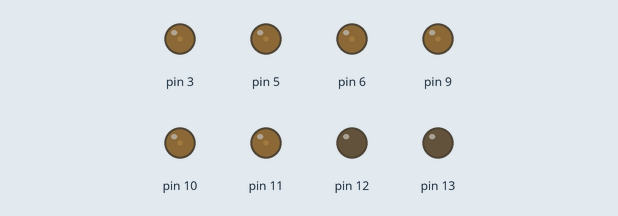
This sketch was run on a simulated Arduino Uno, built with avr-gcc and run on an emulated ATmega328P. On the bench: output pins drawn as LEDs (lit = HIGH).

Above: at 0.15 s.
At 1.95 s:
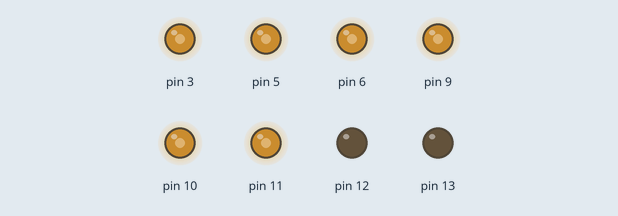
At 3.75 s:
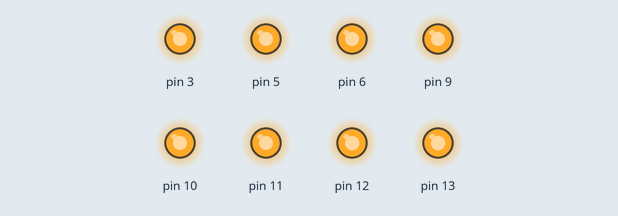
At 8.83 s:
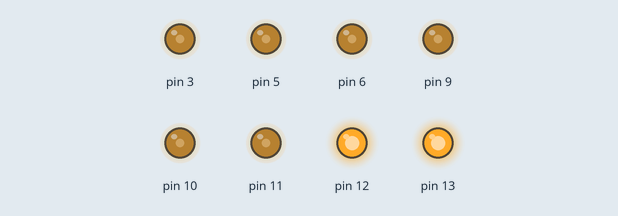
At 17.78 s:
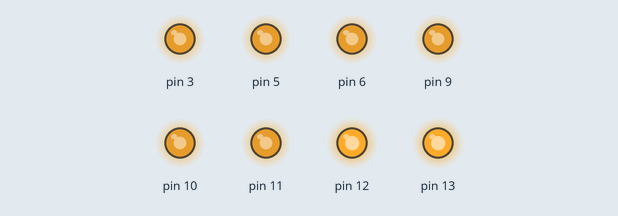
At 37.4 s:
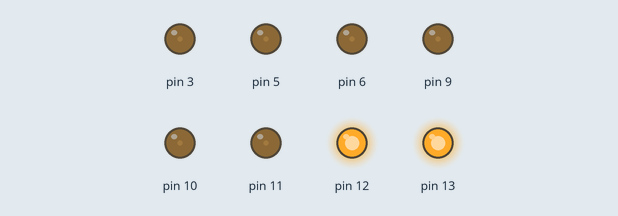
Timing chart, 0 to 40.0 s (numbered marks = the images above):
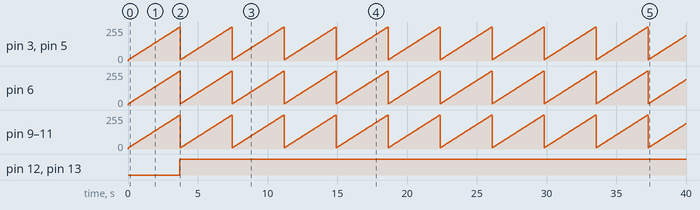

Measured:
- by itself, pin 3, pin 5, pin 6, pin 9–11: ramps from 10/255 to 254/255 and jumps back, once every 3.7 s
- by itself, pin 12, pin 13: LOW → HIGH at 3.7 s

The sketch:

dimmable_led_constellation2.ino
```cpp
void setup() {
  // put your setup code here, to run once:
  pinMode(3, OUTPUT);
  pinMode(5, OUTPUT);
  pinMode(6, OUTPUT);
  pinMode(9, OUTPUT);
  pinMode(10, OUTPUT);
  pinMode(11, OUTPUT);
  pinMode(12, OUTPUT);
  pinMode(13, OUTPUT);
}

void loop() {
  // put your main code here, to run repeatedly:
  delay(30);
  for (int i = 10; i < 256; i = i + 2){
    analogWrite(3, i);
    analogWrite(5, i);
    analogWrite(6, i);
    analogWrite(9, i);
    analogWrite(10, i);
    analogWrite(11, i);
    delay(30);
    if (i==255){
      for(int i = 255; i >= 10; i -= 2){
            analogWrite(3, i);
            analogWrite(5, i);
            analogWrite(6, i);
            analogWrite(9, i);
            analogWrite(10, i);
            analogWrite(11, i);
            delay(30);
      }
    }
  }
  digitalWrite(12, HIGH);
  digitalWrite(13, HIGH);
}
```
